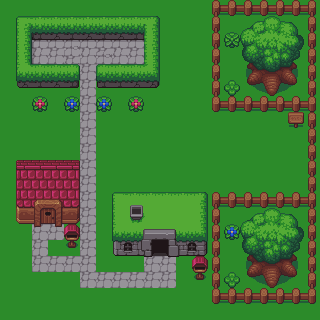

The image is a tile-based game level rendered from a .tmx file. Its description and source (layers, tilesets, objects; grid data summarised) follow:
An orthogonal 20x20 tile map with 16x16 px tiles, 3 tile layers (Background, SubBackground, BlocksColliders).

<map version="1.0" orientation="orthogonal" renderorder="right-down" width="20" height="20" tilewidth="16" tileheight="16" nextobjectid="1">
 <tileset firstgid="1" name="all" tilewidth="16" tileheight="16" tilecount="350" columns="25">
  <image source="../tiles/test.png" width="400" height="224" />
 </tileset>
 <layer name="Background" width="20" height="20">
  <data>[400 cells, 400 non-empty, 1 distinct tile ids]</data>
 </layer>
 <layer name="SubBackground" width="20" height="20">
  <data>[400 cells, 83 non-empty, 33 distinct tile ids]</data>
 </layer>
 <layer name="BlocksColliders" width="20" height="20">
  <data>[400 cells, 144 non-empty, 97 distinct tile ids]</data>
 </layer>
</map>
